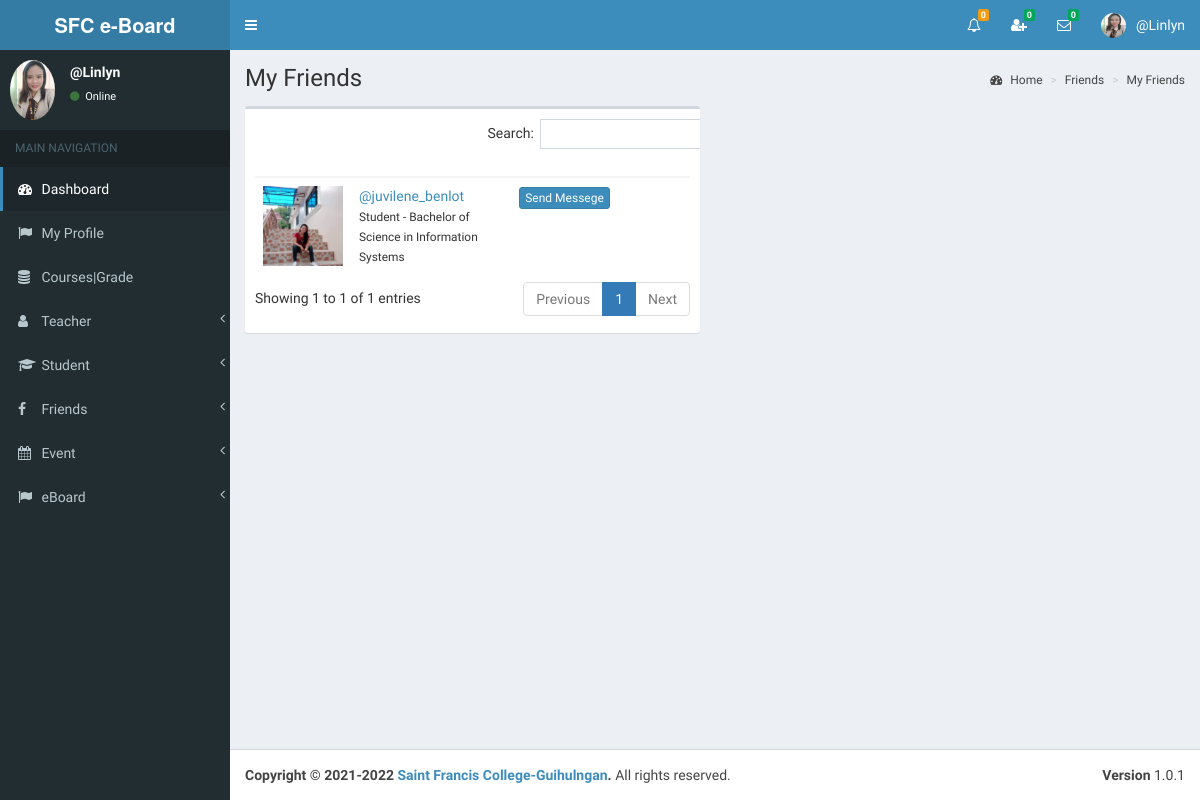
Page /view/my_friends.php?do=showChatBox&my_index=100&conversation_id=1&friend_index=2289&my_type=Admin (signed in) on the committed database.
### tables this page shows
CREATE TABLE `my_friends` (
  `id` int(11) NOT NULL,
  `my_index` bigint(11) NOT NULL,
  `friend_index` bigint(11) NOT NULL,
  `_status` varchar(255) NOT NULL,
  `conversation_id` int(11) NOT NULL,
  `my_type` varchar(255) NOT NULL,
  `friend_type` varchar(255) NOT NULL,
  `_isread` int(11) NOT NULL
);

CREATE TABLE `student` (
  `id` int(11) NOT NULL,
  `index_number` bigint(11) NOT NULL,
  `first_name` varchar(255) NOT NULL,
  `middle_name` varchar(255) DEFAULT NULL,
  `last_name` varchar(255) NOT NULL,
  `full_name` varchar(255) NOT NULL,
  `i_name` varchar(255) NOT NULL,
  `gender` varchar(255) NOT NULL,
  `address` varchar(255) NOT NULL,
  `phone` varchar(255) NOT NULL,
  `email` varchar(255) NOT NULL,
  `image_name` varchar(255) NOT NULL,
  `b_date` date NOT NULL,
  `_status` varchar(255) NOT NULL,
  `reg_year` year(4) NOT NULL,
  `reg_month` varchar(255) NOT NULL,
  `reg_date` date NOT NULL
);

CREATE TABLE `grade` (
  `id` int(11) NOT NULL,
  `name` varchar(255) NOT NULL,
  `admission_fee` double(11,2) NOT NULL,
  `hall_charge` int(11) NOT NULL
);

### view/my_friends.php (the view, shortened to what this page needs)
<?php include_once('head.php'); ?>
<?php include_once('header_admin.php'); ?>
<?php include_once('sidebar.php'); ?>
<div class="content-wrapper">
    <section class="content-header">
    	<h1>
        	My Friends
        </h1>
        <ol class="breadcrumb">
        	<li><a href="#"><i class="fa fa-dashboard"></i> Home</a></li>
            <li><a href="#">Friends</a></li>
            <li><a href="#">My Friends</a></li>
    	</ol>
	</section>
    <section class="content" >
        <div class="row" id="table1">
            <div class="col-md-6">
                <div class="box">
                    <div class="box-body table-responsive">
                        <table id="tableMyFriend" class="table ">
                            <thead>
                                <th class="col-md-1"></th>
                                <th class="col-md-5"></th>
                                <th class="col-md-6"></th>
                            </thead>
                            <tbody>
<?php
include_once('../controller/config.php');
$my_index=$_SESSION["index_number"];
$my_type=$_SESSION["type"];
$current_year=date('Y');
$sql="select * from my_friends where my_index='$my_index' and _status='Friend'";
$result=mysqli_query($conn,$sql);
if(mysqli_num_rows($result) > 0){
	while($row=mysqli_fetch_assoc($result)){
		$friend_type=$row['friend_type'];
		$friend_index=$row['friend_index'];
		$conversation_id=$row['conversation_id'];
		if($friend_type=="Student"){
			$sql1="SELECT * FROM student WHERE index_number='$friend_index'";
			$result1=mysqli_query($conn,$sql1);
			$row1=mysqli_fetch_assoc($result1);
			$friend_name=$row1['i_name'];
			$friend_image=$row1['image_name'];
		}
?>
                                <tr>
                                    <td><img src="../<?php echo $friend_image; ?>" class="friend-image"></td>
                                    <td id="td1_<?php echo $row['mf_id']; ?>">
									<a href="#"onClick="friendProfile('<?php echo $friend_type; ?>','<?php echo $friend_index; ?>')"><?php echo $friend_name; ?> </a><br>
                                        <?php
											if($friend_type == "Student"){
												$sql2="select grade.name as g_name
													   from student_grade
													   inner join grade
													   on student_grade.grade_id=grade.id
													   where index_number='$friend_index' and year='$current_year'";
												$result2=mysqli_query($conn,$sql2);
												$row2=mysqli_fetch_assoc($result2);
												echo "<small> Student - ".$row2['g_name']."</small>";
											}
										?>
                                    </td>
                                    <td>
<a href="#" onClick="showModal('<?php echo $my_index; ?>','<?php echo $conversation_id; ?>','<?php echo $friend_index; ?>','<?php echo $my_type; ?>')" class="btn btn-primary btn-xs"  >Send Messege</a>
                                    </td>
                                </tr>
<?php } } ?>
                            </tbody>
                        </table>
                	</div>
                </div>
            </div>
            <div class="col-md-6" id="showMsg" style=" height:520px;">
    		</div>
        </div>
    </section>
</div>
<?php include_once('footer.php');?>

### view/header_admin.php (shortened to what this page needs)
<body class="hold-transition skin-blue sidebar-mini" >
<div class="wrapper">
  <header class="main-header" >
    <a href="" class="logo">
      <span class="logo-lg"><strong>SFC e-Board </strong></span>
    </a>
    <nav class="navbar navbar-static-top">
		<a href="#" class="sidebar-toggle" data-toggle="offcanvas" role="button">
       	</a>
		<div class="navbar-custom-menu">
			<ul class="nav navbar-nav">
              <li class="dropdown notifications-menu">
                <a href="#" class="dropdown-toggle" data-toggle="dropdown">
                  <i class="fa fa-bell-o"></i>
<?php
include_once('../controller/config.php');
$my_type=$_SESSION["type"];
if($my_type == 'Admin'){
	$sql1="SELECT COUNT(id) FROM main_notifications WHERE _isread='0'";
	$result1=mysqli_query($conn,$sql1);
	$row1=mysqli_fetch_assoc($result1);
	$notfi_count=$row1['COUNT(id)'];
?>
                  <span class="label label-warning"><?php echo $notfi_count; ?></span>
                </a>
              </li>
<?php }  ?>
<?php
include_once('../controller/config.php');
$my_index=$_SESSION["index_number"];
$my_type=$_SESSION["type"];
$sql="SELECT count(id)
      FROM my_friends
      WHERE my_index='$my_index' AND _status='Pending' AND _isread='0'";
$result=mysqli_query($conn,$sql);
$row=mysqli_fetch_assoc($result);
$unread_count=$row['count(id)'];
?>
              <li class="dropdown messages-menu"  id="friend_request">
              	<a href="#" class="dropdown-toggle" data-toggle="dropdown" onClick="showFriendRequest('<?php echo $my_index; ?>','<?php echo $my_type; ?>')">
                  <i class="fa fa-user-plus"></i>
                  <span class="label label-success"><?php echo $unread_count; ?></span>
                </a>
              </li>
<?php
include_once('../controller/config.php');
$my_index=$_SESSION["index_number"];
$unread_msg_count=0;
$sql="SELECT * FROM my_friends WHERE my_index='$my_index'";
$result=mysqli_query($conn,$sql);
while($row=mysqli_fetch_assoc($result)){
	$friend_index=$row['friend_index'];
	$sql1="SELECT count(id)
		  FROM online_chat
		  WHERE user_index='$friend_index' AND _isread='0'";
	$result1=mysqli_query($conn,$sql1);
	$row1=mysqli_fetch_assoc($result1);
	$unread_msg_count+=$row1['count(id)'];
}
?>
              <li class="dropdown messages-menu" id="unread_msg">
                <a href="#" class="dropdown-toggle" data-toggle="dropdown" >
                  <i class="fa fa-envelope-o"></i>
                  <span class="label label-success"><?php echo $unread_msg_count; ?></span>
                </a>
<?php
include_once('../controller/config.php');
$index=$_SESSION["index_number"];
$type=$_SESSION["type"];
$time='';
$file_path='';
	$sql="SELECT
           DISTINCT conversation_id,friend_index
           FROM
              my_friends
           WHERE
              	my_index='$index'
           ORDER BY
              conversation_id";
	$result=mysqli_query($conn,$sql);
	while($row=mysqli_fetch_assoc($result)){
		$conversation_id=$row['conversation_id'];
		$friend_index=$row['friend_index'];
		$sql3="SELECT * FROM my_friends WHERE conversation_id='$conversation_id' and friend_index='$friend_index'";
		$result3=mysqli_query($conn,$sql3);
		$row3=mysqli_fetch_assoc($result3);
		$friend_type=$row3['friend_type'];
		if($friend_type == "Admin"){
			$sql1="SELECT * FROM admin WHERE index_number='$friend_index'";
			$result1=mysqli_query($conn,$sql1);
			$row1=mysqli_fetch_assoc($result1);
			$friend_name=$row1['i_name'];
			$friend_image=$row1['image_name'];
		}
		if($friend_type == "Teacher"){
			$sql1="SELECT * FROM teacher WHERE index_number='$friend_index'";
			$result1=mysqli_query($conn,$sql1);
			$row1=mysqli_fetch_assoc($result1);
			$friend_name=$row1['i_name'];
			$friend_image=$row1['image_name'];
		}
		if($friend_type == "Student"){
			$sql1="SELECT * FROM student WHERE index_number='$friend_index'";
			$result1=mysqli_query($conn,$sql1);
			$row1=mysqli_fetch_assoc($result1);
			$friend_name=$row1['i_name'];
			$friend_image=$row1['image_name'];
		}
		$sql2="SELECT * FROM online_chat WHERE conversation_id='$conversation_id' ORDER BY id DESC LIMIT 1";
		$result2=mysqli_query($conn,$sql2);
		while($row2=mysqli_fetch_assoc($result2)){
			$last_msg=$row2['msg'];
			$msg_time=$row2['time'];
			$datetime1 = new DateTime($msg_time);
			$datetime2 = new DateTime();
			$interval = $datetime1->diff($datetime2);
			$year = $interval->format('%y y ');
			$month = $interval->format('%m m ');
			$days = $interval->format('%a d');
			$hours = $interval->format('%h h');
			$minutes = $interval->format('%i mins');
			$seconds = $interval->format('%s sec');
			if($year>0){
				$time=$year;
			}else if($month>0){
				$time=$month;
			}else if($days>0){
				$time=$days;
			}else if($hours>0){
				$time=$hours;
			}else if($minutes>0){
				$time=$minutes;
			}else{
				$time=$seconds;
			}
			if($type=="Admin"){
				$file_path="my_friends.php?do=showChatBox&my_index=$index&conversation_id=$conversation_id&friend_index=$friend_index&my_type=$type";
			}
			if($type=="Teacher"){
				$file_path="my_friends2.php?do=showChatBox&my_index=$index&conversation_id=$conversation_id&friend_index=$friend_index&my_type=$type";
			}
			if($type=="Student"){
				$file_path="my_friends1.php?do=showChatBox&my_index=$index&conversation_id=$conversation_id&friend_index=$friend_index&my_type=$type";
			}
?>
                      <li>
                        <a href="<?php echo $file_path; ?>" onClick="msgRead('<?php echo $index; ?>','<?php echo $conversation_id; ?>','<?php echo $friend_index; ?>','<?php echo $type; ?>')">
                          <div class="pull-left">
                            <img src="../<?php echo $friend_image; ?>" class="img-circle" alt="User Image">
                          </div>
                          <h4>
                            <?php echo $friend_name; ?>
                            <small><i class="fa fa-clock-o"></i> <?php echo $time; ?></small>
                          </h4>
                          <p><?php echo $last_msg; ?></p>
                        </a>
                      </li>
 <?php } } ?>
              </li>
<?php
include_once('../controller/config.php');
if($type=="Admin"){
	$sql="SELECT * FROM admin where index_number='$index'";
	$result=mysqli_query($conn,$sql);
	$row=mysqli_fetch_assoc($result);
}
?>
            	<li class="dropdown user user-menu">
                    <a href="#" class="dropdown-toggle" data-toggle="dropdown">
                      <img src="../<?php echo $row['image_name']; ?>" class="user-image" alt="User Image">
                      <span class="hidden-xs"><?php echo $row['i_name']; ?></span>
                    </a>
              </li>
            </ul>
        </div>
	</nav>
  </header>

### view/sidebar.php (shortened to what this page needs)
  <aside class="main-sidebar">
    <section class="sidebar">
<?php
include_once('../controller/config.php');
$index=$_SESSION["index_number"];
$sql="SELECT * FROM admin WHERE index_number='$index'";
$result=mysqli_query($conn,$sql);
$row=mysqli_fetch_assoc($result);
$name=$row['i_name'];
$image=$row['image_name'];
?>
      <div class="user-panel">
        <div class="pull-left image">
          <img src="../<?php echo $image; ?>" class="img-circle" alt="User Image">
        </div>
        <div class="pull-left info">
          <p><?php echo $name; ?></p>
            <a href="#"><i class="fa fa-circle text-success"></i> Online</a>
        </div>
      </div>
      <ul class="sidebar-menu">
        <li class="header">MAIN NAVIGATION</li>
        <li class="active treeview">
          <a href="dashboard.php">
            <i class="fa fa-dashboard"></i> <span>Dashboard</span>
          </a>
        </li>
         <li>
          <a href="admin_profile.php">
            <i class="fa fa-flag"></i> <span>My Profile</span>
          </a>
        </li>
        <li>
          <a href="grade.php">
            <i class="fa fa-database"></i> <span>Courses|Grade</span>
          </a>
        </li>
        <li class="treeview">
          <a href="#">
            <i class="fa fa-user" aria-hidden="true"></i>
            <span>Teacher</span>
            <span class="pull-right-container">
              <i class="fa fa-angle-left pull-right"></i>
            </span>
          </a>
        </li>
       <li class="treeview">
          <a href="#">
            <i class="fa fa-graduation-cap"></i>
            <span>Student</span>
            <span class="pull-right-container">
              <i class="fa fa-angle-left pull-right"></i>
            </span>
          </a>
        </li>
       <li class="treeview">
          <a href="#">
            <i class="fa fa-facebook"></i>
            <span>Friends</span>
            <span class="pull-right-container">
              <i class="fa fa-angle-left pull-right"></i>
            </span>
          </a>
        </li>
        <li class="treeview">
          <a href="#">
            <i class="fa fa-calendar"></i>
            <span>Event</span>
            <span class="pull-right-container">
              <i class="fa fa-angle-left pull-right"></i>
            </span>
          </a>
        </li>
        <li>
          <a href="#">
            <i class="fa fa-flag"></i>
            <span>eBoard</span>
            <span class="pull-right-container">
              <i class="fa fa-angle-left pull-right"></i>
            </span>
          </a>
        </li>
      </ul>
    </section>
  </aside>

### view/my_friends.php (style rules this page uses)
body { overflow-y:scroll; }
.friend-image { float: left; width: 80px; height: 80px; text-align: center; }

### rows in the picture
my_friends: student.image_name (picture), student.i_name "@juvilene_benlot", grade.name "Bachelor of Science in Information Systems"

### other values in the picture
$notfi_count "0"
$unread_count "0"
$unread_msg_count "0"
$row['i_name'] "@Linlyn"
$name "@Linlyn"
